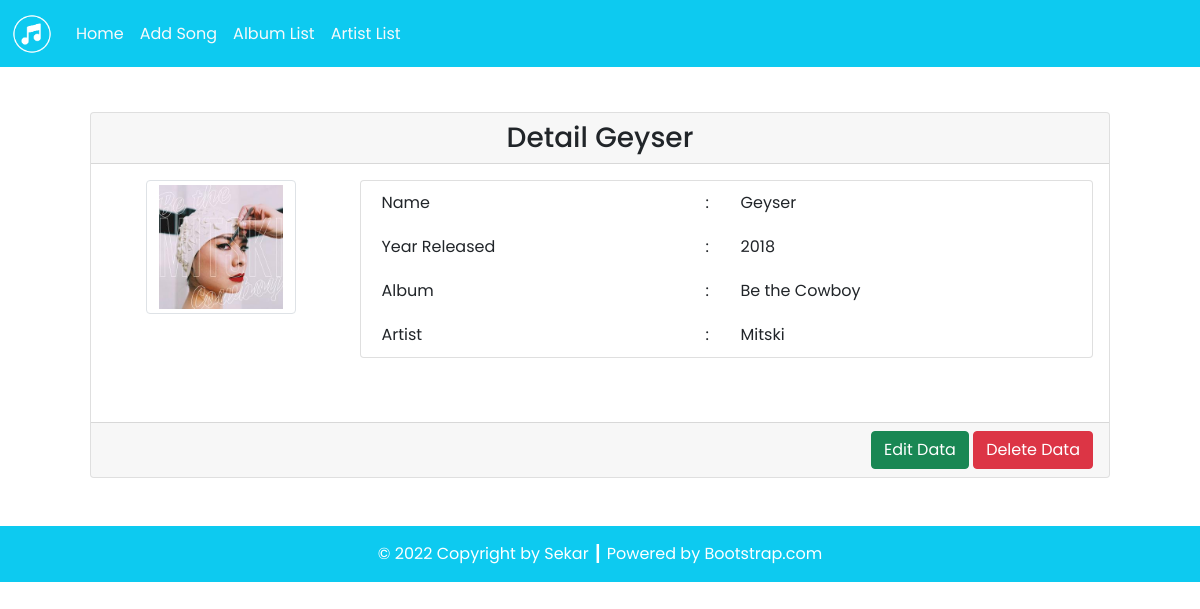
The page /source_code/detail.php?id=7 on the database its author committed.
### tables this page shows
CREATE TABLE `song` (
  `song_id` int(11) NOT NULL AUTO_INCREMENT,
  `song_pic` varchar(255) DEFAULT NULL,
  `song_name` varchar(100) DEFAULT NULL,
  `song_year` int(4) DEFAULT NULL,
  `artist_id` int(11) DEFAULT NULL,
  `album_id` int(11) DEFAULT NULL,
  PRIMARY KEY (`song_id`),
  KEY `fk_artist` (`artist_id`),
  KEY `album_id` (`album_id`),
  CONSTRAINT `fk_artist` FOREIGN KEY (`artist_id`) REFERENCES `artist` (`artist_id`) ON UPDATE CASCADE,
  CONSTRAINT `song_ibfk_1` FOREIGN KEY (`album_id`) REFERENCES `album` (`album_id`) ON UPDATE CASCADE
);

CREATE TABLE `album` (
  `album_id` int(11) NOT NULL AUTO_INCREMENT,
  `album_name` varchar(100) DEFAULT NULL,
  PRIMARY KEY (`album_id`)
);

CREATE TABLE `artist` (
  `artist_id` int(11) NOT NULL AUTO_INCREMENT,
  `artist_name` varchar(100) DEFAULT NULL,
  PRIMARY KEY (`artist_id`)
);

### source_code/config/db.php (called while the page is built)
<?php
$DB_HOST = "localhost";
$DB_USERNAME = "root";
$DB_PASSWORD = "";
$DB_NAME = "db_song";

### source_code/classes/DB.php (called while the page is built, shortened)
<?php
class DB
{
    private $hostname;
    private $username;
    private $password;
    private $dbname;
    private $conn;
    private $result;
    function __construct($hostname, $username, $password, $dbname)
    {
        $this->hostname = $hostname;
        $this->username = $username;
        $this->password = $password;
        $this->dbname = $dbname;
    }
    function open()
    {
        $this->conn = mysqli_connect($this->hostname, $this->username, $this->password, $this->dbname);
    }
    function execute($query)
    {
        $this->result = mysqli_query($this->conn, $query);
    }
    function getResult()
    {
        return mysqli_fetch_array($this->result);
    }
}

### source_code/classes/Song.php (called while the page is built, shortened)
<?php
class Song extends DB
{
    function getSongById($id)
    {
        $query = "SELECT * FROM song JOIN album ON song.album_id=album.album_id JOIN artist ON song.artist_id=artist.artist_id WHERE song_id=$id";
        return $this->execute($query);
    }
}

### source_code/detail.php (the view, shortened to what this page needs)
<?php
include('config/db.php');
include('classes/DB.php');
include('classes/Artist.php');
include('classes/Song.php');
$song = new Song($DB_HOST, $DB_USERNAME, $DB_PASSWORD, $DB_NAME);
$song->open();
$data = nulL;
if (isset($_GET['id'])) {
    $id = $_GET['id'];
    if ($id > 0) {
        $song->getSongById($id);
        $row = $song->getResult();
        $data .= '<div class="card-header text-center">
        <h3 class="my-0">Detail ' . $row['song_name'] . '</h3>
        </div>
        <div class="card-body text-end">
            <div class="row mb-5">
                <div class="col-3">
                    <div class="row justify-content-center">
                        <img src="assets/images/' . $row['song_pic'] . '" class="img-thumbnail" alt="' . $row['song_pic'] . '" width="60">
                        </div>
                    </div>
                    <div class="col-9">
                        <div class="card px-3">
                            <table border="0" class="text-start">
                                <tr>
                                    <td>Name</td>
                                    <td>:</td>
                                    <td>' . $row['song_name'] . '</td>
                                </tr>
                                <tr>
                                    <td>Year Released</td>
                                    <td>:</td>
                                    <td>' . $row['song_year'] . '</td>
                                </tr>
                                <tr>
                                    <td>Album</td>
                                    <td>:</td>
                                    <td>' . $row['album_name'] . '</td>
                                </tr>
                                <tr>
                                    <td>Artist</td>
                                    <td>:</td>
                                    <td>' . $row['artist_name'] . '</td>
                                </tr>
                            </table>
                        </div>
                    </div>
                </div>
            </div>
            <div class="card-footer text-end">
                <a href="form.php?id=' . $row['song_id'] . '"><button type="button" class="btn btn-success text-white">Edit Data</button></a>
                <a href="detail.php?hapus=' . $row['song_id'] .'"><button type="button" class="btn btn-danger">Delete Data</button></a>
            </div>';
    }
}

### rows shown on the page
song: song_name "Geyser", song_pic (picture), song_year "2018", album.album_name "Be the Cowboy", artist.artist_name "Mitski"

### other values the page prints
$this->content "Home Add Song Album List Artist List © 2022 Copyright by Sekar ┃ Powered by Bootstrap.com"
